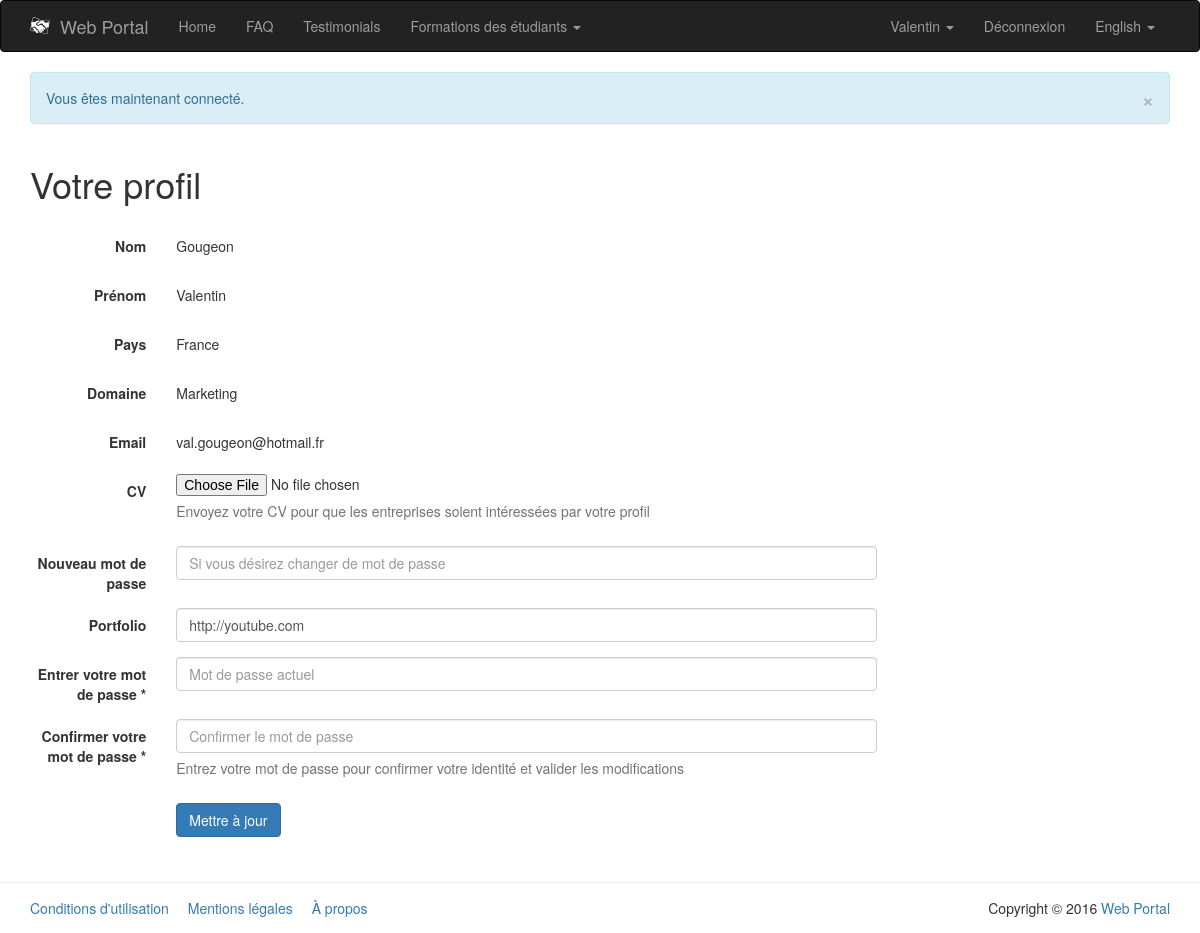
Page /PHP/public/index.php?page=profile-student (signed in) on the committed database.
### tables this page shows
CREATE TABLE `settings` (
  `id` int(11) NOT NULL,
  `tag` varchar(64) NOT NULL,
  `value` varchar(256) NOT NULL,
  `placeholder` varchar(128) NOT NULL,
  `data_type` enum('varchar','int','boolean') NOT NULL DEFAULT 'varchar'
);

CREATE TABLE `student` (
  `id` int(11) NOT NULL,
  `first_name` varchar(64) NOT NULL,
  `last_name` varchar(64) NOT NULL,
  `country` enum('France','Irlande') NOT NULL,
  `skill` int(11) NOT NULL,
  `email` varchar(64) NOT NULL,
  `password` varchar(64) NOT NULL,
  `cv` varchar(128) NOT NULL,
  `portfolio` varchar(128) NOT NULL,
  `admin` tinyint(1) NOT NULL DEFAULT '0',
  `available` tinyint(1) NOT NULL DEFAULT '1',
  `activated` tinyint(1) NOT NULL,
  `register_date` date NOT NULL
);

CREATE TABLE `skill` (
  `id` int(11) NOT NULL,
  `name` varchar(64) NOT NULL
);

### PHP/app/model/Settings.class.php (called while the page is built, shortened)
<?php
	class Settings {
		public static function getWebsiteName() {
			$db = PDOConnexion::getInstance();
			$sql = "SELECT value FROM settings WHERE tag = 'website_name'";
			$sth = $db->prepare($sql);
			$sth->setFetchMode(PDO::FETCH_CLASS|PDO::FETCH_PROPS_LATE, 'Settings');
			$sth->execute();
			return $sth->fetch()->value;
		}
	}
?>

### PHP/app/model/Autoloader.php (called while the page is built, shortened)
<?php
	class Autoloader {
		public static function appAutoload($class) {
			$class = str_replace('\\', '/', $class);
		}
	}
?>

### PHP/app/model/Language.class.php (called while the page is built, shortened)
<?php
	class Language {
		private $defaultLanguage = 'en';
		private $currentLanguage;
		private $translate = array();
		public function __construct() {
		    if (isset($_COOKIE['lang']) || isset($_SESSION['lang'])) {
		        if (isset($_COOKIE['lang'])) {
		            $this->currentLanguage = $_COOKIE['lang'];
		        }
		        if (isset($_SESSION['lang'])) {
		            $this->currentLanguage = $_SESSION['lang'];
		        }
		    }
		    else {
		    	$this->currentLanguage = $this->detectBrowserLanguage();
		    }
		    $this->translate = $translate;
		}
		private function detectBrowserLanguage() {
			if (isset($_SERVER['HTTP_ACCEPT_LANGUAGE'])) {
				if (substr($_SERVER['HTTP_ACCEPT_LANGUAGE'], 0, 2) == 'fr') {
					return 'fr';
				}
				else {
					return 'en';
				}
			}
			return $this->defaultLanguage;
		}
		public function getCurrentLanguage() {
			$languageName = ($this->currentLanguage == 'fr') ? 'Français' : 'English';
			return array(
				'code' => $this->currentLanguage,
				'name' => $languageName
			);
		}
		public function translate($term) {
			if (!array_key_exists($this->currentLanguage, $this->translate)) {
				if (file_exists(LANG . DS . $this->currentLanguage . '.php')) {
					return $this->translate[$term];
				}
			}
			else {
				throw new Exception('Le terme "' . $term . '" n\'existe pas dans le fichier de traduction.');
			}
		}
	}
?>

### PHP/ressources/lang/en.php (called while the page is built)
<?php
	$translate = array (
		'home' => 'Home',
		'faq' => 'FAQ',
		'testimonials' => 'Testimonials',
		'student' => 'Student',
		'company' => 'Company'
	);
?>

### PHP/app/model/Student.class.php (called while the page is built, shortened)
<?php
	class Student {
		public function __get($nom){
			return $this->$nom;
		}
		public static function getStudentById($id) {
			$db = PDOConnexion::getInstance();
			$sql = 'SELECT * FROM student WHERE id = :id';
			$sth = $db->prepare($sql);
			$sth->setFetchMode(PDO::FETCH_CLASS|PDO::FETCH_PROPS_LATE, 'Student');
			$sth->execute(array(
				':id' => $id
			));
			return $sth->fetch();
		}
	}
?>

### PHP/app/model/Skill.class.php (called while the page is built, shortened)
<?php
	class Skill {
		public function __get($nom){
			return $this->$nom;
		}
		public static function getSkillById($id) {
			$db = PDOConnexion::getInstance();
			$sql = 'SELECT * FROM skill WHERE id = :id';
			$sth = $db->prepare($sql);
			$sth->setFetchMode(PDO::FETCH_CLASS|PDO::FETCH_PROPS_LATE, 'Skill');
			$sth->execute(array(
				':id' => $id
			));
			return $sth->fetch();
		}
	}
?>

### PHP/app/view/profile-student.php (the view)
<?php
	if (App::isStudent()) :
		$student = Student::getStudentById($_SESSION['id']);
		if (isset($_POST['edit'])) :
			if (isset($_POST['password']) && $_POST['password'] == $_POST['password-confirm']) {
				if (Bcrypt::checkPassword($_POST['password'], $student->password)) {
					if(isset($_POST['new-password']) && $_POST['new-password']!=''){
						if(preg_match("#^[a-zA-Z\@._-]{2,32}#", $_POST['new-password'])){
							$new_password = Bcrypt::hashPassword($_POST['new-password']);
							Student::changePassword($new_password, $student->id);
							App::success('Votre mot de passe a bien été modifié');
						}
						else{
							$msg->error('Veuillez entrer un nouveau mot de passe approprié','index.php?page=profile-student'
);
						}
					}
					if(isset($_POST['portfolio']) && $_POST['portfolio']!='' && $_POST['portfolio']!=$student->portfolio){
						if(preg_match("/\b(?:(?:https?|ftp):\/\/|www\.)[-a-z0-9+&@#\/%?=~_|!:,.;]*[-a-z0-9+&@#\/%=~_|]/i", $_POST['portfolio'])){
							Student::changePortfolio($_POST['portfolio'], $student->id);
							App::success('Votre portfolio a bien été modifié');
						}
						else{
							$msg->error('Veuillez entrer un url approprié','index.php?page=profile-student');
						}
					}
					if(isset($_FILES['cv']) && $_FILES['cv']['name']!=''){
						$my_file = basename($_FILES['cv']['name']);
						$max_file_size = 6000000;
						$file_size = filesize($_FILES['cv']['tmp_name']);
						$file_ext = strrchr($_FILES['cv']['name'], '.');
						if($file_ext == '.pdf' && $file_size < $max_file_size){
							$folder = "uploads/cv";
          					$file = $folder . '/' . $student->id . '.pdf';
          					if(file_exists($file)){
          						unlink($file);
          					}
         					move_uploaded_file($_FILES['cv']['tmp_name'], $file);
							App::success('Votre CV a bien été modifié');
						}
						else{
							if($file_ext != '.pdf'){
								$msg->error('Votre CV doit être au format PDF','index.php?page=profile-student');
							}
							if($file_size > $max_file_size){
								$msg->error('Votre CV est trop lourd, choisissez un autre fichier','index.php?page=profile-student');
							}
						}
					}
				}
				else {
					echo $msg->error('Le mot de passe entré est incorrect, veuillez réessayer','index.php?page=profile-student');
				}
			}
			else {
				echo $msg->error('Les deux mots de passe ne correspondent pas','index.php?page=profile-student');
			}
		else:
?>
	<div class="container">
		<div class="row">
			<div class="col-md-12">
				<div class="row" style="margin-bottom: 15px;">
					<div class="col-md-12">
						<h1>Votre profil</h1>
					</div>
				</div>
				<div class="row">
					<div class="col-md-9">
						<form action="index.php?page=profile-student" method="POST" class="form-horizontal" enctype="multipart/form-data">
							<div class="form-group">
								<label class="col-sm-2 control-label">Nom</label>
								<div class="col-sm-10">
									<p class="form-control-static"><?php echo $student->last_name; ?></p>
								</div>
							</div>
							<div class="form-group">
								<label class="col-sm-2 control-label">Prénom</label>
								<div class="col-sm-10">
									<p class="form-control-static"><?php echo $student->first_name; ?></p>
								</div>
							</div>
							<div class="form-group">
								<label class="col-sm-2 control-label">Pays</label>
								<div class="col-sm-10">
									<p class="form-control-static"><?php echo $student->country; ?></p>
								</div>
							</div>
							<div class="form-group">
								<label class="col-sm-2 control-label">Domaine</label>
								<div class="col-sm-10">
									<p class="form-control-static"><?php echo Skill::getSkillById($student->skill)->name; ?></p>
								</div>
							</div>
							<div class="form-group">
								<label class="col-sm-2 control-label">Email</label>
								<div class="col-sm-10">
									<p class="form-control-static"><?php echo $student->email; ?></p>
								</div>
							</div>
							<div class="form-group">
								<label for="profile-cv" class="col-sm-2 control-label">CV</label>
								<div class="col-sm-10">
									<input type="file" id="profile-cv" name="cv">
									<p class="help-block">Envoyez votre CV pour que les entreprises soient intéressées par votre profil</p>
								</div>
							</div>
							<div class="form-group">
								<label for="profile-new-password" class="col-sm-2 control-label">Nouveau mot de passe</label>
								<div class="col-sm-10">
									<input type="password" class="form-control" id="profile-new-password" name="new-password" placeholder="Si vous désirez changer de mot de passe">
								</div>
							</div>
							<div class="form-group">
								<label for="profile-portfolio" class="col-sm-2 control-label">Portfolio</label>
								<div class="col-sm-10">
									<input type="url" class="form-control" id="profile-portfolio" name="portfolio" value="<?php echo $student->portfolio; ?>" placeholder="Lien du portfolio">
								</div>
							</div>
							<div class="form-group">
								<label for="profile-password" class="col-sm-2 control-label">Entrer votre mot de passe *</label>
								<div class="col-sm-10">
									<input type="password" class="form-control" id="profile-password" required='required' name="password" placeholder="Mot de passe actuel">
								</div>
							</div>
							<div class="form-group">
								<label for="profile-password-confirm" class="col-sm-2 control-label">Confirmer votre mot de passe *</label>
								<div class="col-sm-10">
									<input type="password" class="form-control" id="profile-password-confirm" required='required' name="password-confirm" placeholder="Confirmer le mot de passe">
									<p class="help-block">Entrez votre mot de passe pour confirmer votre identité et valider les modifications</p>
								</div>
							</div>
							<div class="form-group">
								<div class="col-sm-offset-2 col-sm-10">
									<button type="submit" class="btn btn-primary" name="edit">Mettre à jour</button>
								</div>
							</div>
						</form>
					</div>
				</div>
			</div>
		</div>
	</div>
<?php
		endif;
	else :
		App::getHeader(404);
	endif;
?>

### PHP/app/view/navbar.php (shortened to what this page needs)
<nav class="navbar navbar-inverse">
	<div class="container">
		<div class="navbar-header">
			<a class="navbar-brand" href="index.php?page=home"><img src="img/logo.png" alt="Logo" style="float: left; margin-right: 10px; width: 20px;"><?php echo Settings::getWebsiteName(); ?></a>
		</div>
		<div id="navbar" class="collapse navbar-collapse">
			<ul class="nav navbar-nav">
				<li<?php App::isCurrentPage('home'); ?>><a href="index.php?page=home"><?php echo $language->translate('home'); ?></a></li>
				<li<?php App::isCurrentPage('faq'); ?>><a href="index.php?page=faq"><?php echo $language->translate('faq'); ?></a></li>
				<li<?php App::isCurrentPage('testimonials'); ?>><a href="index.php?page=testimonials"><?php echo $language->translate('testimonials'); ?></a></li>
				<li class="dropdown"
					     	App::isCurrentPage('formations-ireland'); ?>>
						  	<a id="formations-dropdown" href="#" class="dropdown-toggle" data-toggle="dropdown" role="button" aria-haspopup="true" aria-expanded="false">
								Formations des étudiants
								<span class="caret"></span>
							</a>
				</li>
			</ul>
			<ul class="nav navbar-nav navbar-right">
				<?php if (App::isLogged()) : ?>
					<?php $member = App::getMember(); ?>
					<?php if (get_class($member) == 'Student') : ?>
						<li class="dropdown">
							<a id="student-dropdown" href="#" class="dropdown-toggle" data-toggle="dropdown" role="button" aria-haspopup="true" aria-expanded="false">
								<?php echo $member->first_name; ?>
								<span class="caret"></span>
							</a>
						</li>
					<?php endif; ?>
					<li><a href="index.php?page=signout">Déconnexion</a></li>
				<?php endif; ?>
				<li class="dropdown">
					<a id="lang-dropdown" href="#" class="dropdown-toggle" data-toggle="dropdown" role="button" aria-haspopup="true" aria-expanded="false">
						<?php echo $language->getCurrentLanguage()['name']; ?>
						<span class="caret"></span>
					</a>
				</li>
            </ul>
		</div>
	</div>
</nav>

### PHP/app/view/footer.php (shortened to what this page needs)
		<footer id="footer" style="border-top: 1px solid #ededed; margin-top: 30px; padding: 15px 0;">
			<div class="container">
				<div class="row">
					<div class="col-md-8">
						<a href="index.php?page=terms" style="margin-right: 15px;">Conditions d'utilisation</a>
						<a href="index.php?page=legal" style="margin-right: 15px;">Mentions légales</a>
						<a href="index.php?page=about">À propos</a>
					</div>
					<div class="col-md-4 text-right">
						Copyright &copy; <?php echo date('Y') . ' <a href="index.php?page=home">' . Settings::getWebsiteName() . '</a>'; ?>
					</div>
				</div>
			</div>
		</footer>
	</body>
</html>

### rows in the picture
settings: value "Web Portal"
student: first_name "Valentin", last_name "Gougeon", country "France", skill.name "Marketing", email "val.gougeon@hotmail.fr", portfolio "http://youtube.com"

### other values in the picture
$language->translate('home') "Home"
$language->translate('faq') "FAQ"
$language->translate('testimonials') "Testimonials"
$language->getCurrentLanguage()['name'] "English"
$output "× Vous êtes maintenant connecté."
